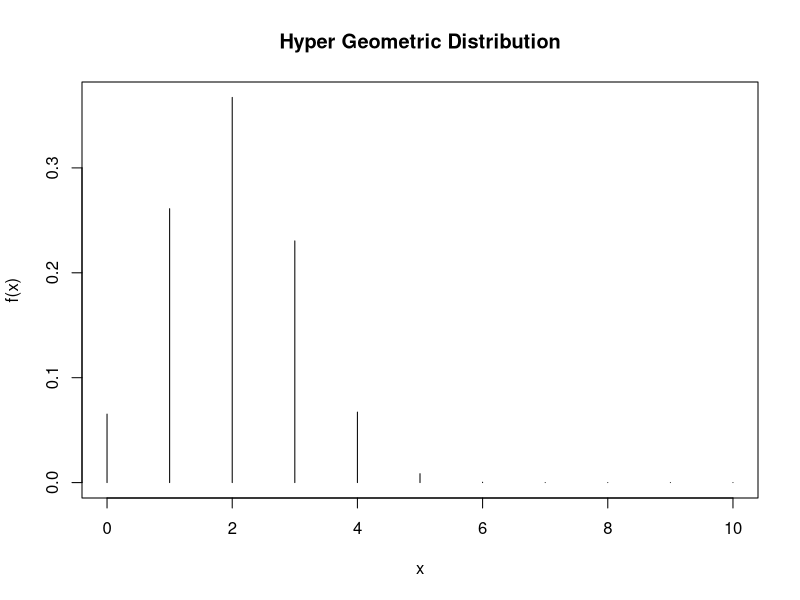

Write R code to recreate this figure.
#function of Hyper Geometric Distribution
HG <- function(x, N, n, M) {
  HG <- choose(M, x) * choose(N - M, n - x) / choose(N, n)
  return(HG)
}

x <- seq(0, 10, 1) #class limits

#ploting the graph of Hyper Geometric Distribution for N = 30, M = 10, n = 6
plot(x, HG(x, 30, 6, 10), type = "h", xlab = "x", ylab = "f(x)", main = "Hyper Geometric Distribution")